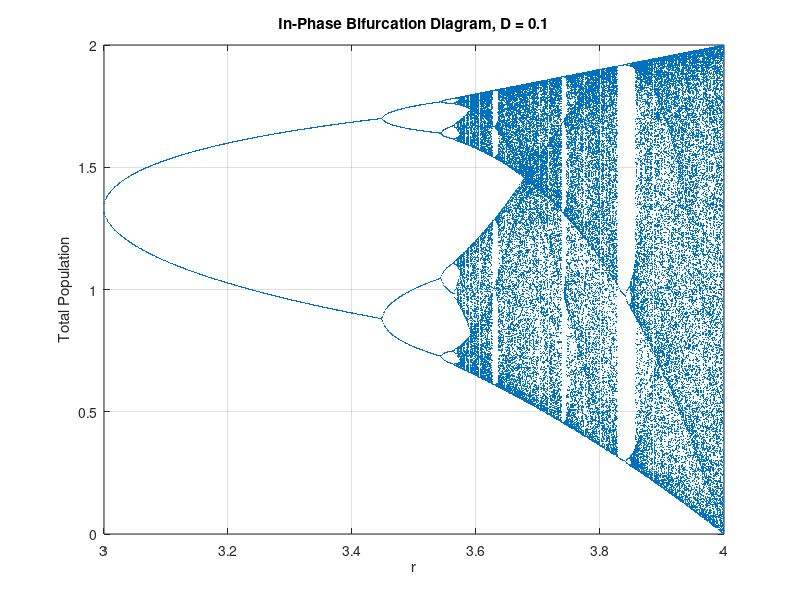

Reproduce this figure in MATLAB.
%% Bifurcation diagram for IN-PHASE solution (logistic map)
clear; clc;

% r range
r_min = 3.0;
r_max = 4.0;
n_r   = 800;              % resolution in r

% iteration settings
n_transient = 500;        % throw away
n_keep      = 200;        % plot points

r_values = linspace(r_min, r_max, n_r);

R_plot = zeros(1, n_r * n_keep);
X_plot = zeros(1, n_r * n_keep);
idx = 1;

for ir = 1:n_r
    r = r_values(ir);

    % in-phase populations => single logistic variable x
    x = 0.5;              % initial condition in (0,1)

    % transient
    for k = 1:n_transient
        x = r * x * (1 - x);
    end

    % collect points for the diagram
    for k = 1:n_keep
        x = r * x * (1 - x);
        R_plot(idx) = r;
        X_plot(idx) = 2 * x;   % total population x1 + x2, with x1 = x2 = x
        idx = idx + 1;
    end
end

% trim
R_plot = R_plot(1:idx-1);
X_plot = X_plot(1:idx-1);

% plot
figure;
plot(R_plot, X_plot, '.', 'MarkerSize', 1);
xlabel('r');
ylabel('Total Population');
title('In-Phase Bifurcation Diagram, D = 0.1');
xlim([r_min r_max]);
ylim([0 2]);   % since 0 <= x <= 1 and x1 + x2 = 2x
grid on;
